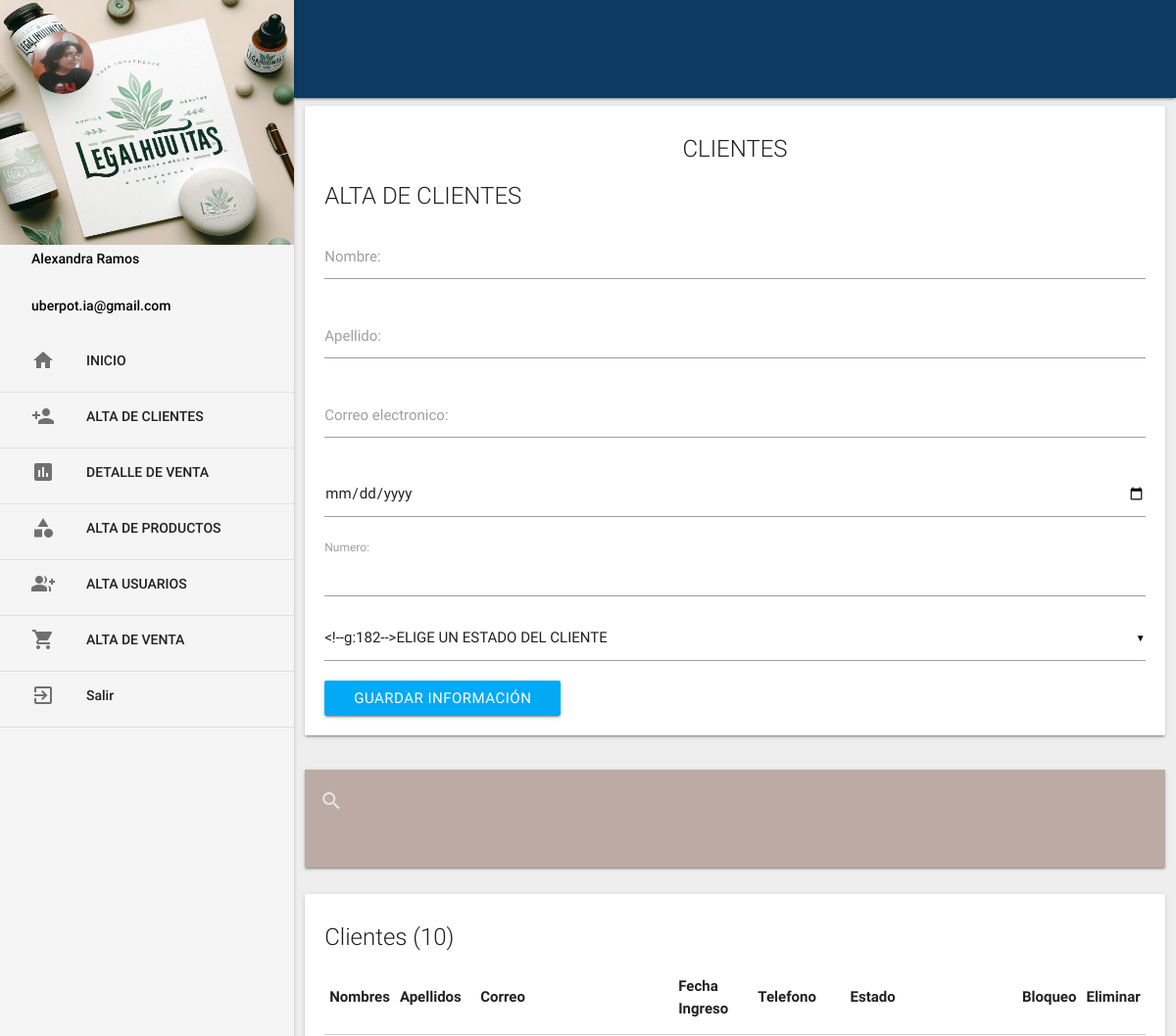
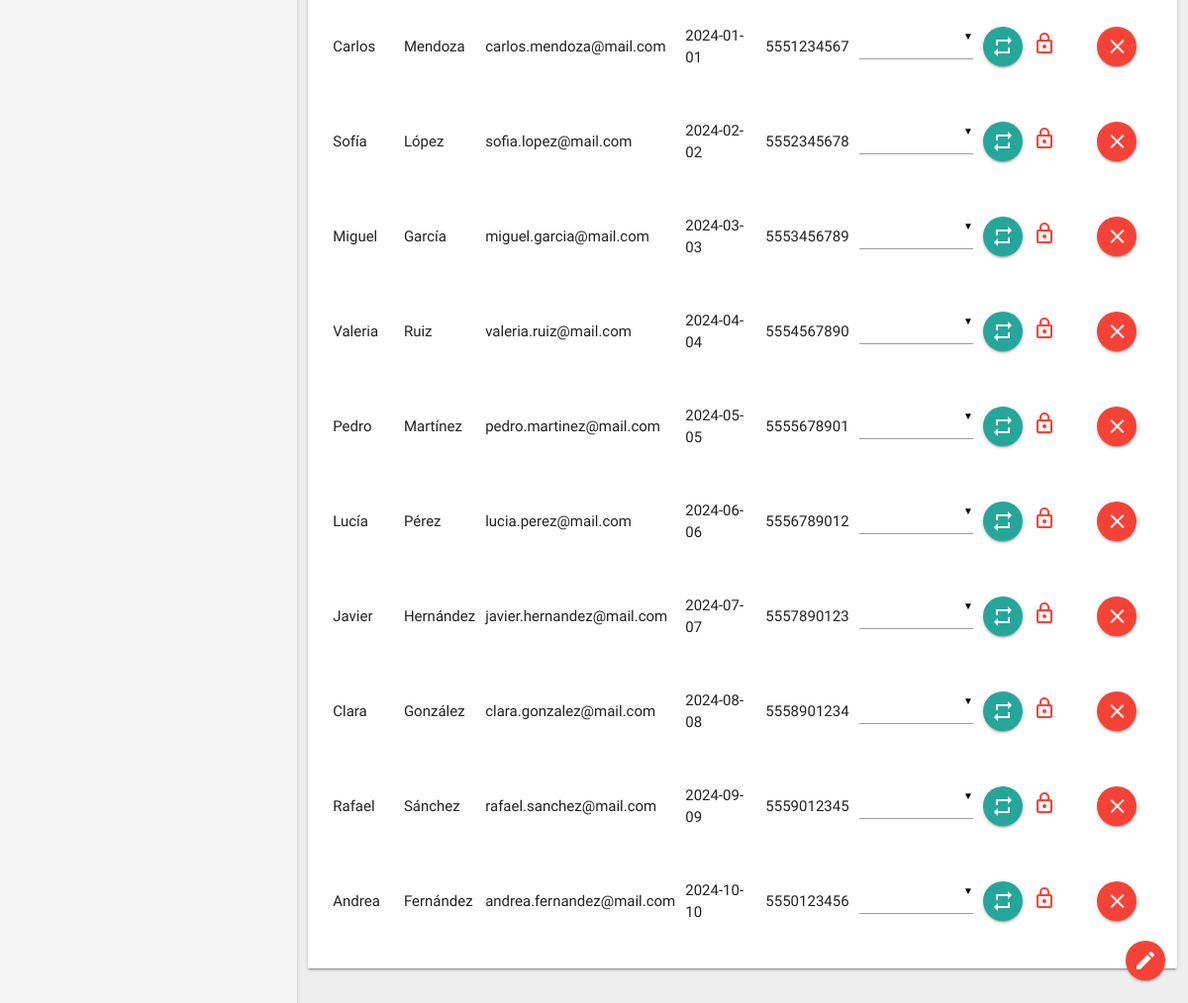
The app's page /clientes/index.php with its own data (2 pictures, top to bottom).
### tables this page shows
CREATE TABLE IF NOT EXISTS `Clientes` (
  `idClientes` INT NOT NULL AUTO_INCREMENT,
  `Nombre` VARCHAR(100) NOT NULL,
  `Apellido` VARCHAR(100) NOT NULL,
  `correo` VARCHAR(100) NOT NULL,
  `fechaIngreso` VARCHAR(10) NOT NULL,
  `Telefono` VARCHAR(12) NOT NULL,
  PRIMARY KEY (`idClientes`));

### clientes/index.php (the view, shortened to what this page needs)
<?php include "../extend/header.php"; ?>
<div class="row">
  <div class="col s12">
  <div class="card">
        <div class="card-content">
             <center><span class="card-title">CLIENTES</span></center>
             <span class="card-title">ALTA DE CLIENTES</span>
         <form class="form" action="ins_clientes.php" method="post" enctype="multipart/form-data" autocomplete="off">
         <div class="input-field">
          <input type="text" name="nombre" required autofocus title="DEBE DE CONTENER ENTRE 1 Y 15 CARACTERES, SOLO LETRAS" pattern="[A-Za-z]{1,15}" id="nombre" onblur="may(this.value, this.id)">
          <label for="nombre">Nombre:</label>
        </div>
          <div class="input-field">
            <input type="text" name="apellido"  title="Apellido"  id="apellido" onblur="may(this.value, this.id)" required pattern="[A-Z/s ]+"  >
            <label for="nombre">Apellido:</label>
          </div>
          <div class="input-field">
            <input type="email" name="correo"  title="Correo electronico"  id="correo"  >
            <label for="correo">Correo electronico:</label>
          </div>
          <div class="input-field">
              <input type="date" name="fecha" id="fecha" required>
          </div>
          <div class="input-field">
            <input type="text" name="telefono" required autofocus title="DEBE DE CONTENER SOLO NÚMEROS" pattern="[0-9]+" id="telefono" onblur="may(this.value, this.id)">
            <label for="telefono">Numero:</label>
          </div>
        <button type="submit" class="btn light-blue" id="btn_guardar">Guardar Información<i class="material-icons"></i></button>
        </form>
        </div>
    </div>
  </div>
</div>
<div class="row">
  <div class="col s12">
    <nav class="brown lighten-3" >
      <div class="nav-wrapper">
        <div class="input-field">
          <input type="search"   id="buscar" autocomplete="off"  >
          <label for="buscar"><i class="material-icons" >search</i></label>
          <i class="material-icons" >close</i>
        </div>
      </div>
    </nav>
  </div>
</div>
<?php $sel = $con->query("SELECT * FROM clientes ");
$row = mysqli_num_rows($sel);
 ?>
<div class="row">
  <div class="col s12">
    <div class="card">
      <div class="card-content">
        <span class="card-title">Clientes (<?php echo $row ?>) </span>
        <table>
          <thead>
            <th>Nombres</th>
            <th>Apellidos</th>
            <th>Correo</th>
            <th>Fecha Ingreso</th>
            <th>Telefono</th>
            <th>Estado</th>
            <th></th>
            <th>Bloqueo</th>
            <th>Eliminar</th>
          </thead>
          <?php while($f = $sel->fetch_assoc()){ ?>
            <tr>
              <td><?php echo $f['Nombre'] ?></td>
              <td><?php echo $f['Apellido'] ?></td>
              <td><?php echo $f['correo'] ?></td>
              <td><?php echo $f['fechaIngreso'] ?></td>
              <td><?php echo $f['Telefono'] ?></td>
              <td>
                  <form  action="up_estado.php" method="post">
              </td>
              <td>
                <button type="submit" class="btn-floating" ><i class="material-icons">repeat</i></button>
              <td>
                <?php if ($f['Bloqueo']==1): ?>
                  <a href="bloqueo_manual.php?cli=<?php echo $f['idClientes'] ?>&bl=<?php echo $f['Bloqueo'] ?>"><i class="material-icons green-text">lock_open</i></a>
                  <?php else: ?>
                    <a href="bloqueo_manual.php?cli=<?php echo $f['idClientes'] ?>&bl=<?php echo $f['Bloqueo'] ?>"><i class="material-icons red-text">lock_outline</i></a>
                <?php endif; ?>
              </td>
              <td>
                <a href="#" class="btn-floating red" onclick="Swal.fire({
                  title: '¿Está seguro que desea eliminar al cliente?',
                  text: '¡Al eliminarlo no podrá recuperarlo!',
                  icon: 'warning',
                  showCancelButton: true,
                  confirmButtonColor: '#3085d6',
                  cancelButtonColor: '#d33',
                  confirmButtonText: 'Sí, eliminarlo!',
                  cancelButtonText: 'Cancelar'
                }).then(function(result) {
                  if (result.isConfirmed) {  // Solo redirige si se confirma
                    location.href = 'eliminar_cliente.php?id=<?php echo $f['idClientes'] ?>';
                  } else {
                    // Si se cancela, no hace nada (solo cierra el modal)
                    return false;
                  }
                })">
                  <i class="material-icons">clear</i>
                </a>
              </td>
            </tr>
            <?php } ?>
        </table>
      </div>
    </div>
  </div>
</div>
<?php include "../extend/scripts.php"; ?>
<div class="fixed-action-btn vertical click-to-toggle">
    <a class="btn-floating red">
        <i class="material-icons">mode_edit</i>
    </a>
    <ul>
        <li><a href="" class="btn-floating yellow"><i class="material-icons">add</i></a></li>
        <li><a href="" class="btn-floating orange"><i class="material-icons">replay</i></a></li>
        <li><a href="" class="btn-floating purple"><i class="material-icons">repeat</i></a></li>
        <li><a href="" class="btn-floating pink"><i class="material-icons">send</i></a></li>
    </ul>
</div>
</body>
</html>

### extend/header.php (shortened to what this page needs)
<!DOCTYPE html>
<html lang="en">
<head>
  <link rel="stylesheet" href="../css/materialize.min.css">
  <link rel="stylesheet" href="../css/estilo.css">
</head>
<body class="grey lighten-3">
    <main>
        <?php
            include 'menu_admin.php';
        ?>

### extend/menu_admin.php (shortened to what this page needs)
<nav>
</nav>
<ul id="menu" class="side-nav fixed grey lighten-4" >
  <li>
    <div class="userView" >
      <div class="background">
        <img src="../img/logo.jpeg"  >
      </div>
      <a href="" ><img src="../img/gia.jpeg" class="circle" alt=""></a>
      <br>
      <br>
      <br>
      <a href="" class="black-text" >Alexandra Ramos</a>
      <a href="" class="black-text">uberpot.ia@gmail.com</a>
    </div>
  </li>
  <li><a href="../inicio/inicio.php"><i class="material-icons">home</i> INICIO</a></li>
  <li><div class="divider"></div></li>
  <li><a href="../clientes/index.php"><i class="material-icons">person_add</i> ALTA DE CLIENTES</a></li>
  <li><div class="divider"></div></li>
  <li><a href="../detalleVenta/index.php"><i class="material-icons">insert_chart</i> DETALLE DE VENTA</a></li>
  <li><div class="divider"></div></li>
  <li><a href="../productos/index.php"><i class="material-icons">category</i> ALTA DE PRODUCTOS</a></li>
  <li><div class="divider"></div></li>
  <li><a href="../usuarios/index.php"><i class="material-icons">group_add</i> ALTA USUARIOS</a></li>
  <li><div class="divider"></div></li>
  <li><a href="../venta/index.php"><i class="material-icons">shopping_cart</i> ALTA DE VENTA</a></li>
  <li><div class="divider"></div></li>
  <li><a href="../index.php"><i class="material-icons">exit_to_app</i> Salir</a></li>
  <li><div class="divider"></div></li>
</ul>

### extend/scripts.php (shortened to what this page needs)
</main>

### css/estilo.css (style rules this page uses)
header, main, footer { padding-left: 300px; }
nav { border: 5px solid #bdbdbd grey lighten-1; background: #0d3b61; height: 100px; }
img { width: 100%; height: 250px; align-items: center; }

### records on screen
clientes: Nombre "Carlos", Apellido "Mendoza", correo "carlos.mendoza@mail.com", fechaIngreso "2024-01-01", Telefono "5551234567"
clientes: Nombre "Sofía", Apellido "López", correo "sofia.lopez@mail.com", fechaIngreso "2024-02-02", Telefono "5552345678"
clientes: Nombre "Miguel", Apellido "García", correo "miguel.garcia@mail.com", fechaIngreso "2024-03-03", Telefono "5553456789"
clientes: Nombre "Valeria", Apellido "Ruiz", correo "valeria.ruiz@mail.com", fechaIngreso "2024-04-04", Telefono "5554567890"
clientes: Nombre "Pedro", Apellido "Martínez", correo "pedro.martinez@mail.com", fechaIngreso "2024-05-05", Telefono "5555678901"
clientes: Nombre "Lucía", Apellido "Pérez", correo "lucia.perez@mail.com", fechaIngreso "2024-06-06", Telefono "5556789012"
clientes: Nombre "Javier", Apellido "Hernández", correo "javier.hernandez@mail.com", fechaIngreso "2024-07-07", Telefono "5557890123"
clientes: Nombre "Clara", Apellido "González", correo "clara.gonzalez@mail.com", fechaIngreso "2024-08-08", Telefono "5558901234"
clientes: Nombre "Rafael", Apellido "Sánchez", correo "rafael.sanchez@mail.com", fechaIngreso "2024-09-09", Telefono "5559012345"
clientes: Nombre "Andrea", Apellido "Fernández", correo "andrea.fernandez@mail.com", fechaIngreso "2024-10-10", Telefono "5550123456"

### other values on screen
$row "10"
